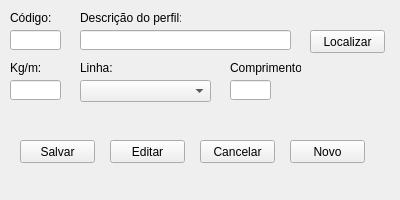
<?xml version="1.0" encoding="UTF-8"?>
<ui version="4.0">
 <class>tela_cadastro_perfil</class>
 <widget class="QMainWindow" name="tela_cadastro_perfil">
  <property name="enabled">
   <bool>true</bool>
  </property>
  <property name="geometry">
   <rect>
    <x>0</x>
    <y>0</y>
    <width>400</width>
    <height>200</height>
   </rect>
  </property>
  <property name="minimumSize">
   <size>
    <width>400</width>
    <height>200</height>
   </size>
  </property>
  <property name="windowTitle">
   <string>Cadastro de Perfil</string>
  </property>
  <widget class="QWidget" name="centralwidget">
   <widget class="QLabel" name="label_codigo">
    <property name="geometry">
     <rect>
      <x>10</x>
      <y>10</y>
      <width>47</width>
      <height>16</height>
     </rect>
    </property>
    <property name="text">
     <string>Código:</string>
    </property>
   </widget>
   <widget class="QLabel" name="label_descricao">
    <property name="geometry">
     <rect>
      <x>80</x>
      <y>10</y>
      <width>101</width>
      <height>16</height>
     </rect>
    </property>
    <property name="text">
     <string>Descrição do perfil:</string>
    </property>
   </widget>
   <widget class="QLineEdit" name="lineEdit_codigo">
    <property name="geometry">
     <rect>
      <x>10</x>
      <y>30</y>
      <width>51</width>
      <height>20</height>
     </rect>
    </property>
   </widget>
   <widget class="QLineEdit" name="lineEdit_descricao">
    <property name="geometry">
     <rect>
      <x>80</x>
      <y>30</y>
      <width>211</width>
      <height>20</height>
     </rect>
    </property>
   </widget>
   <widget class="QLineEdit" name="lineEdit_peso">
    <property name="geometry">
     <rect>
      <x>10</x>
      <y>80</y>
      <width>51</width>
      <height>20</height>
     </rect>
    </property>
   </widget>
   <widget class="QLabel" name="label_peso">
    <property name="geometry">
     <rect>
      <x>10</x>
      <y>60</y>
      <width>47</width>
      <height>16</height>
     </rect>
    </property>
    <property name="text">
     <string>Kg/m:</string>
    </property>
   </widget>
   <widget class="QLineEdit" name="lineEdit_comprimento">
    <property name="geometry">
     <rect>
      <x>230</x>
      <y>80</y>
      <width>41</width>
      <height>20</height>
     </rect>
    </property>
   </widget>
   <widget class="QLabel" name="label_comprimento">
    <property name="geometry">
     <rect>
      <x>230</x>
      <y>60</y>
      <width>71</width>
      <height>16</height>
     </rect>
    </property>
    <property name="text">
     <string>Comprimento:</string>
    </property>
   </widget>
   <widget class="QLabel" name="label_linha">
    <property name="geometry">
     <rect>
      <x>80</x>
      <y>60</y>
      <width>81</width>
      <height>16</height>
     </rect>
    </property>
    <property name="text">
     <string>Linha:</string>
    </property>
   </widget>
   <widget class="QComboBox" name="comboBox_linha">
    <property name="geometry">
     <rect>
      <x>80</x>
      <y>80</y>
      <width>131</width>
      <height>22</height>
     </rect>
    </property>
    <property name="placeholderText">
     <string>Selecione uma linha</string>
    </property>
    <item>
     <property name="text">
      <string>Linha Suprema</string>
     </property>
    </item>
    <item>
     <property name="text">
      <string>Linha Gold</string>
     </property>
    </item>
    <item>
     <property name="text">
      <string>Linha 25</string>
     </property>
    </item>
    <item>
     <property name="text">
      <string>Linha 30</string>
     </property>
    </item>
   </widget>
   <widget class="QPushButton" name="pushButton_editar">
    <property name="geometry">
     <rect>
      <x>110</x>
      <y>140</y>
      <width>75</width>
      <height>23</height>
     </rect>
    </property>
    <property name="text">
     <string>Editar</string>
    </property>
   </widget>
   <widget class="QPushButton" name="pushButton_salvar">
    <property name="geometry">
     <rect>
      <x>20</x>
      <y>140</y>
      <width>75</width>
      <height>23</height>
     </rect>
    </property>
    <property name="text">
     <string>Salvar</string>
    </property>
   </widget>
   <widget class="QPushButton" name="pushButton_cancelar">
    <property name="geometry">
     <rect>
      <x>200</x>
      <y>140</y>
      <width>75</width>
      <height>23</height>
     </rect>
    </property>
    <property name="text">
     <string>Cancelar</string>
    </property>
   </widget>
   <widget class="QPushButton" name="pushButton_novo">
    <property name="geometry">
     <rect>
      <x>290</x>
      <y>140</y>
      <width>75</width>
      <height>23</height>
     </rect>
    </property>
    <property name="text">
     <string>Novo</string>
    </property>
   </widget>
   <widget class="QPushButton" name="pushButton_localizar">
    <property name="geometry">
     <rect>
      <x>310</x>
      <y>30</y>
      <width>75</width>
      <height>23</height>
     </rect>
    </property>
    <property name="text">
     <string>Localizar</string>
    </property>
   </widget>
  </widget>
 </widget>
 <resources/>
 <connections/>
</ui>
